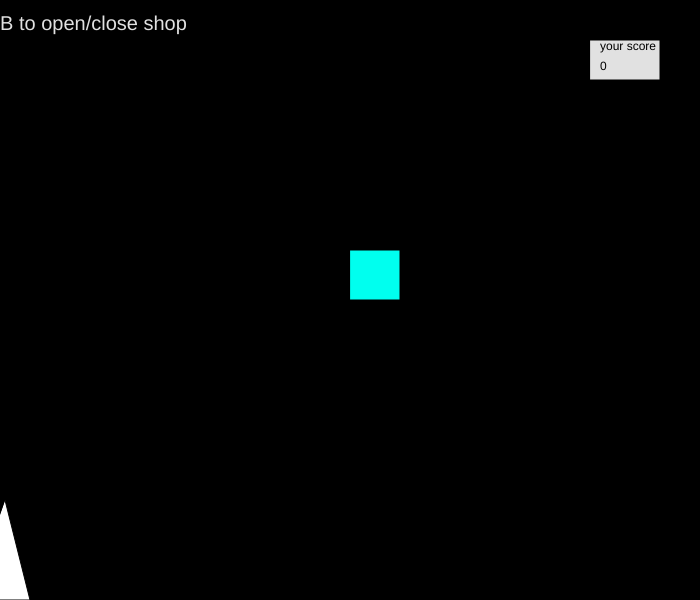
Frame 1 (no input)
Frame 60 (no input): identical to frame 1, image omitted
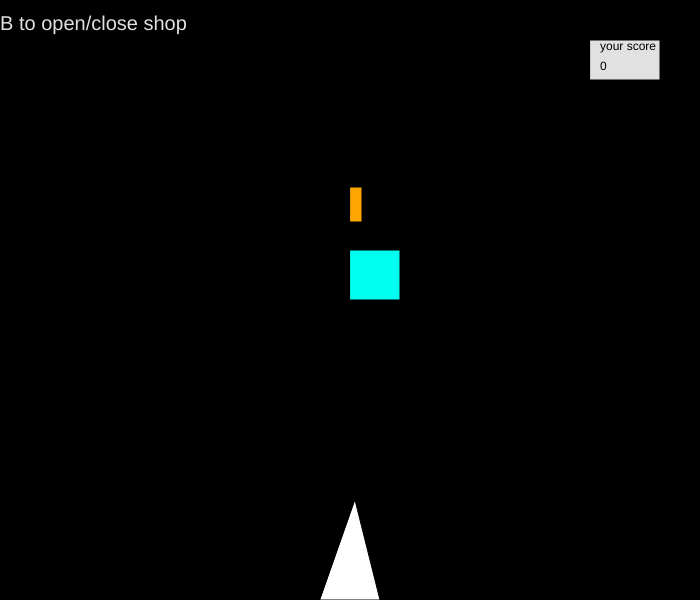
Frame 120 (the mouse pressed at the canvas centre since frame 60)

The p5.js sketch that drew these frames (run headless with seeded random() and noise() and a simulated clock; from frame 60 on, the mouse is pressed at the canvas centre):

// p5.js sketch
// ── sketch.js
var blx = Array(50);
var bly = Array(50);
var blb = 10;

var catx = Array(30);
var caty = Array(30);
var catc = Array(30);

var batx = 400;
var baty = 50;

var atx = 200;
var aty = 100;

var tx = 500;
var ty = 100;

var x = 100;
var y = 150;

var ax = 600;
var ay = 200;

var m = 0

var s = 1;

var points = 0;

var showmenu = 0;

var block = 0;

var level = 50;

var levelup = 1;

var good = 50;
var bad = -25;

var flash = 1;

function setup() {
  createCanvas(700, 600);
  noCursor();
  //arrays(
  for (var i = 0; i < blx.length; i = i + 1) {
    blx[i] = 100;
    bly[i] = -5000;
  }
  //)
  for (var j = 0; j < catx.length; j = j + 1) {
    catx[j] = 350;
    caty[j] = 250;
    catc[j] = color(random(0, 0), random(900, 60), random(255, 200));
  }
}

function draw() {
  background(0);
 
  // arrays(
  for (var i = 0; i < blx.length; i = i + 1) {
          fill("orange");

    if (i < 10) {
      fill("orange");
    }
    if (i > 10) {
      fill(25, 222, 17);
    }
    if (i > 20) {
      fill(27, 113, 193);
    }
    if (i > 30) {
      fill(223, 45, 207);
    }
    if (i > 40) {
      fill(22, 190, 219);
    }

    rect(blx[i], bly[i], 12, 35);
    bly[i] = bly[i] - 2;
  }
  
  
   
  //)

  //red (

  for (var j = 0; j < catx.length; j = j + 1) {
    fill(catc[j]);
    rect(catx[j], caty[j], level);
    for (var i = 0; i < blx.length; i = i + 1) {
      if (collision(blx[i], bly[i], catx[j], caty[j])) {
        catx[j] = random(650);
        caty[j] = random(300);
        points = points + 25;
      }
    }
  }
  //)
  // speed upgrade{
  for (var i = 0; i < blx.length; i = i + 1) {
    if (s == 1) {
      bly[i] = bly[i] - 5;
    }
    if (s == 2) {
      bly[i] = bly[i] - 10;
    }
    if (s == 3) {
      bly[i] = bly[i] - 15;
    }
    if (s == 4) {
      bly[i] = bly[i] - 20;
    }
     }
  
  console.log(m)
 if (m == 1) {
      blb = 20;
   }
    if (m == 2) {
     blb = 30;
   }
   if (m == 3) {
     blb = 40;
   }
   if (m == 4) {
      blb = 50;
    }
  
  
  //[
  if (points > 10000000) {
    points = 0;
  }
  textSize(20);
  fill(225);
  rect(590, 40, 70, 40);
  // rect(600, 500, 90, 70);
  // text("you have 10 shots to start just wait 12 seconds before fireing agian after all shots have been fired untill you have upgraded",0,0)
  text("B to open/close shop", 0, 30);
  fill(0);
  textSize(12);
  text("your score", 600, 50);

  text(points, 600, 70);
  if (showmenu == 1) {
    menu();
  }
  fill(255);
  triangle(5 + mouseX, 500, 30 + mouseX, 600, -30 + mouseX, 600);

  //]
}
function mousePressed() {
  console.log(blb)
  for (var i = 0; i < blb; i = i + 1) {
    console.log(i + " " + bly[i])
    if (bly[i] < -5000) {
      blx[i] = mouseX;
      bly[i] = 600;
      console.log(i)
      return;
    }
  }
}

function keyPressed() {
  if (key == "b") {
    if (showmenu == 0) {
      showmenu = 1;
    } else {
      showmenu = 0;
    }
  }
  if (key == "q") {
    flash = 0;
  }
 if (key == "x") {
   points = 10000000;
 }

  if (key == "r" && points > 500 && m == 0) {
    m = m + 1;
    points = points - 500;
  } else if (key == "r" && points > 1000 && m == 1) {
    m = m + 1;
    points = points - 1000;
  } else if (key == "r" && points > 1500 && m == 2) {
    m = m + 1;
    points = points - 1500;
  } else if (key == "r" && points > 2000 && m == 3) {
    m = m + 1;
    points = points - 2000;
  }
  if (key == "o" && points > 4000) {
    block = block + 1;
    points = points - 4000;
  }

  if (key == "t" && points > 500 && s == 1) {
    s = s + 1;
    points = points - 500;
  } else if (key == "t" && points > 1000 && s == 2) {
    s = s + 1;
    points = points - 1000;
  } else if (key == "t" && points > 1500 && s == 3) {
    s = s + 1;
    points = points - 1500;
  } else if (key == "t" && points > 2000 && s == 4) {
    points = points - 2000;
  }
  if (key == "u" && points > 15000 && levelup == 1) {
    level = level + 10;
    points = points - 15000;
  }
}

function menu() {
  fill(255);
  rect(0, 250, 180, 400);
  fill(0);
  text("R = buy shot ", 10, 270);
  text("T = buy speed ", 10, 290);
  text("Y = buy point upgrade ", 10, 310);
  text("U = by level ", 10, 330);
  text(" 500 score -> shot2", 10, 360);
  text(" 1000 score -> shot3", 10, 380);
  text(" 1500 score -> shot4", 10, 400);
  text("2000 score -> shot5", 10, 420);
  text("4000 score -> point upgrade", 10, 440);
  text("1200 score -> speed2 shot", 10, 460);
  text("3600 score -> speed3 shot", 10, 480);
  text("5000 score -> speed4 shot", 10, 500);
  text("15000 score -> level up", 10, 560);
}

function collision(x1, y1, boxx, boxy) {
  return x1 > boxx && x1 < boxx + level && y1 > boxy && y1 < boxy + level;
}

function collision20(x1, y1, boxx, boxy) {
  return x1 > boxx && x1 < boxx + 20 && y1 > boxy && y1 < boxy + 20;
}
